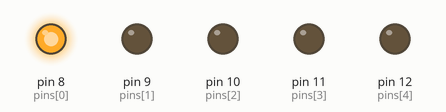
This sketch was run on a simulated Arduino Uno, built with avr-gcc and run on an emulated ATmega328P. Parts: output pins drawn as LEDs (lit = HIGH).

Above: at 0.5 s.
At 2.5 s:
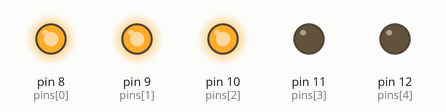
At 3.5 s:
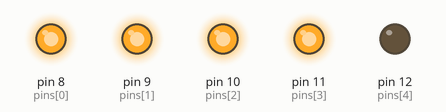
At 5.5 s:
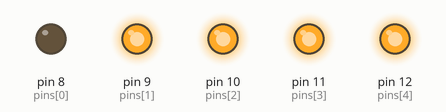
At 8.5 s:
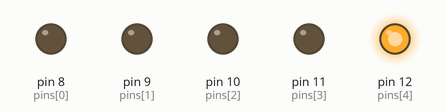
At 11.5 s:
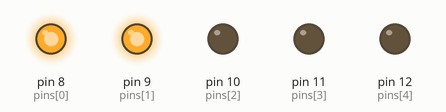
Timing chart, 0 to 13.0 s (numbered marks = the images above):
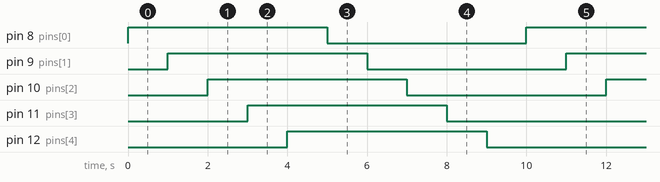

The sketch:

Activity-2.ino
```cpp
int pins [] = {8,9,10, 11, 12};
int i = 0;


void setup()
{

  while(i < 5 ){

  pinMode(pins[i], OUTPUT);
    i++;
}

}

void loop()
{
i = 0;

    while (i < 5)

    {
       analogWrite(pins[i], 255);
       delay (1000);
       i++;
    }

      i = 0;

    while (i < 5)

    {
     analogWrite(pins[i], 0);
        delay (1000);
        i++;
    }
}
```

Measured:
- by itself, pin 8 (pins[0]), pin 9 (pins[1]), pin 10 (pins[2]), pin 11 (pins[3]), pin 12 (pins[4]): alternates HIGH for 5.0 s and LOW for 5.0 s
- by itself, everything shown: repeats every 10.0 s, in 10 steps
